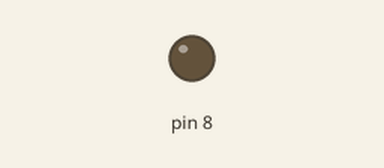
This sketch was run on a simulated Arduino Uno, built with avr-gcc and run on an emulated ATmega328P. Parts: output pins drawn as LEDs (lit = HIGH).

Above: at 0.8 s.
At 2.85 s:
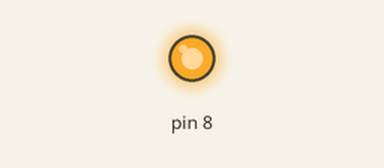
Timing chart, 0 to 3.1 s (numbered marks = the images above):
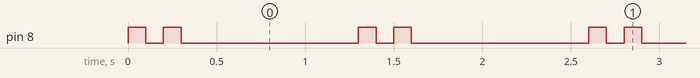

The sketch:

led_2.ino
```cpp
void setup() {
  pinMode(8, OUTPUT);

}

void loop() {
      digitalWrite(8, HIGH); // sets the digital pin 13 on
      delay(100);            // waits for a second
      digitalWrite(8, LOW);  // sets the digital pin 13 off
      delay(100);            // waits for a second
      digitalWrite(8, HIGH); // sets the digital pin 13 on
      delay(100);            // waits for a second
      digitalWrite(8, LOW);  // sets the digital pin 13 off
      delay(1000);            // waits for a second
}
```

Measured:
- by itself, pin 8: repeats every 1.3 s: LOW 0.10 s, HIGH 0.10 s, LOW 1.0 s, HIGH 0.10 s
- by itself, everything shown: repeats every 1.3 s, in 4 steps
